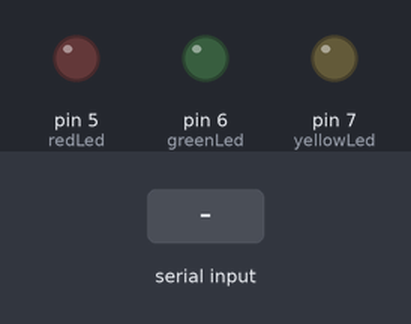
Bench run of a sketch on a simulated Arduino Uno, built with avr-gcc and run on an emulated ATmega328P. On the bench: output pins drawn as LEDs (lit = HIGH). Inputs (shaded band) come from the test bench.

Above: at 1.2 s.
1.3 s: "7" received over Serial
At 2.5 s:
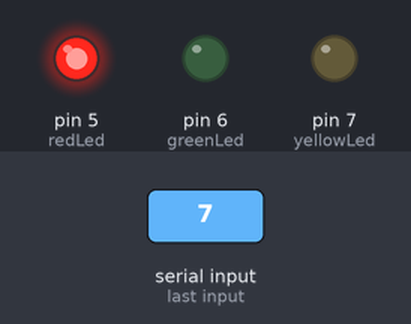
2.8 s: "8" received over Serial
At 3.9 s:
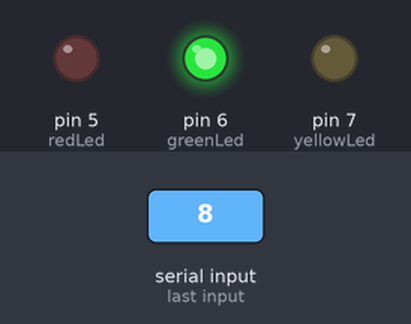
4.3 s: "9" received over Serial
At 5.0 s:
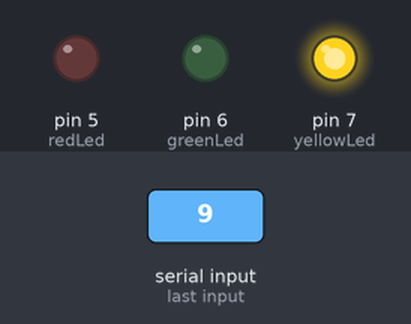
Timing chart, 0 to 7.3 s (numbered marks = the images above; inputs shaded):
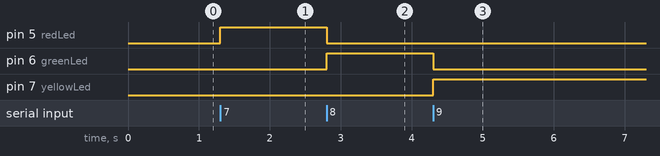

Measured:
- after the input at 1.3 s, pin 5 (redLed): LOW → HIGH at once
- after the input at 2.8 s, pin 5 (redLed): HIGH → LOW at once; pin 6 (greenLed): LOW → HIGH at once
- after the input at 4.3 s, pin 6 (greenLed): HIGH → LOW at once; pin 7 (yellowLed): LOW → HIGH at once

The sketch:

arduino22version.pde
```cpp
int redLed = 5;
int greenLed = 6;
int yellowLed = 7;
int number_in = 0;

void setup() {
  pinMode(redLed, OUTPUT);
  pinMode(greenLed, OUTPUT);
  pinMode(yellowLed, OUTPUT);
  Serial.begin(9600);

  digitalWrite(redLed, LOW);
  digitalWrite(greenLed, LOW);
  digitalWrite(yellowLed, LOW);
}

void loop() {
  if (Serial.available() > 0) {
    number_in = Serial.read();
  }

  if (number_in == 55) { //7 == 55
    digitalWrite(redLed, HIGH);
    digitalWrite(greenLed, LOW);
    digitalWrite(yellowLed, LOW);
  }
  if (number_in == 56) {
    digitalWrite(redLed, LOW);
    digitalWrite(greenLed, HIGH);
    digitalWrite(yellowLed, LOW);
  }
  if (number_in == 57) {
    digitalWrite(redLed, LOW);
    digitalWrite(greenLed, LOW);
    digitalWrite(yellowLed, HIGH);
  }

  number_in = 0;
}
```
